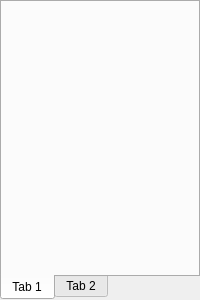
<?xml version="1.0" encoding="UTF-8"?>
<ui version="4.0">
 <class>CFrmApp</class>
 <widget class="QWidget" name="CFrmApp">
  <property name="geometry">
   <rect>
    <x>0</x>
    <y>0</y>
    <width>200</width>
    <height>300</height>
   </rect>
  </property>
  <property name="windowTitle">
   <string>Application</string>
  </property>
  <layout class="QGridLayout" name="gridLayout">
   <property name="leftMargin">
    <number>0</number>
   </property>
   <property name="topMargin">
    <number>0</number>
   </property>
   <property name="rightMargin">
    <number>0</number>
   </property>
   <property name="bottomMargin">
    <number>0</number>
   </property>
   <item row="0" column="0">
    <widget class="QTabWidget" name="tabWidget">
     <property name="sizePolicy">
      <sizepolicy hsizetype="Expanding" vsizetype="Expanding">
       <horstretch>0</horstretch>
       <verstretch>0</verstretch>
      </sizepolicy>
     </property>
     <property name="tabPosition">
      <enum>QTabWidget::South</enum>
     </property>
     <property name="currentIndex">
      <number>0</number>
     </property>
     <widget class="QWidget" name="tab">
      <attribute name="title">
       <string>Tab 1</string>
      </attribute>
      <layout class="QGridLayout" name="gridLayout_2"/>
     </widget>
     <widget class="QWidget" name="tab_2">
      <attribute name="title">
       <string>Tab 2</string>
      </attribute>
     </widget>
    </widget>
   </item>
  </layout>
 </widget>
 <resources/>
 <connections/>
</ui>
